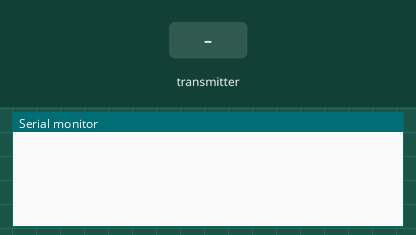
This sketch was run on a simulated ESP32. Shown: the last lines printed to the serial monitor. Inputs (shaded band) come from the test bench.

Above: at 1.2 s.
1.3 s: the transmitter starts sending a = 0
At 1.66 s:
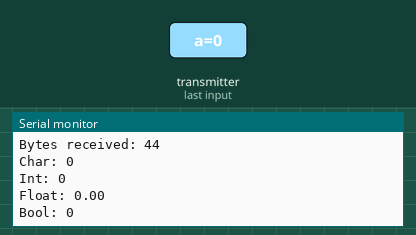
2.8 s: the transmitter starts sending b = 1024
4.3 s: the transmitter starts sending c = 25
5.8 s: the transmitter starts sending d = 1
At 6.16 s:
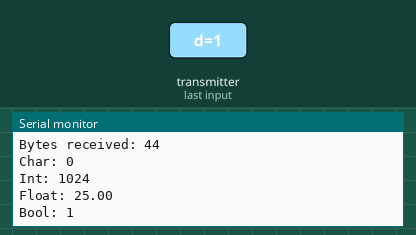
7.3 s: the transmitter starts sending a = 1
8.8 s: the transmitter starts sending b = 2048
Timing chart, 0 to 11.3 s (numbered marks = the images above; inputs shaded):
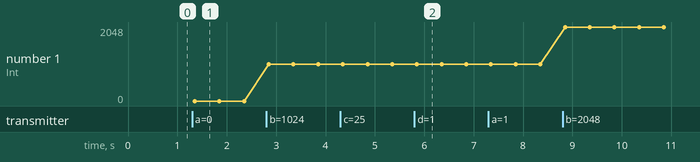

Measured:
- after the input at 1.3 s, the serial monitor: prints a new line after 0.05 s (image 1)
- after the input at 5.8 s, the serial monitor: prints a new line after 0.05 s (image 2)
- plotted number 1: 0 → 1024 after the input at 2.8 s, 1024 → 2048 after the input at 8.8 s

The sketch:

ESPNOW_ESP32_Receiver_v1.0.ino
```cpp
#include <esp_now.h>
#include <WiFi.h>


//Structure of the data being sent to us with ESPNOW
typedef struct message_struct {
  char a[32];
  int b;
  float c;
  bool d;
} message_struct;

message_struct receivedData;


// callback function that will be executed when data is received
void OnDataRecv(const uint8_t * mac, const uint8_t *incomingData, int len) {
  memcpy(&receivedData, incomingData, sizeof(receivedData));  //copies incoming data into the receivedData variable which is a struct
  Serial.print("Bytes received: ");
  Serial.println(len);
  Serial.print("Char: ");
  Serial.println(receivedData.a);
  Serial.print("Int: ");
  Serial.println(receivedData.b);
  Serial.print("Float: ");
  Serial.println(receivedData.c);
  Serial.print("Bool: ");
  Serial.println(receivedData.d);
  Serial.println();
}

void setup() {
    // Init Serial Monitor
  Serial.begin(115200);

  // Set device as a Wi-Fi Station
  WiFi.mode(WIFI_STA);

  // Init ESP-NOW
  if (esp_now_init() != ESP_OK) {
    Serial.println("Error initializing ESP-NOW");
    return;

  }

  // Once ESPNow is successfully Init, we will register for recv CB to
  // get recv packer info
  esp_now_register_recv_cb(esp_now_recv_cb_t(OnDataRecv));
}


//
void loop() {

}
```
